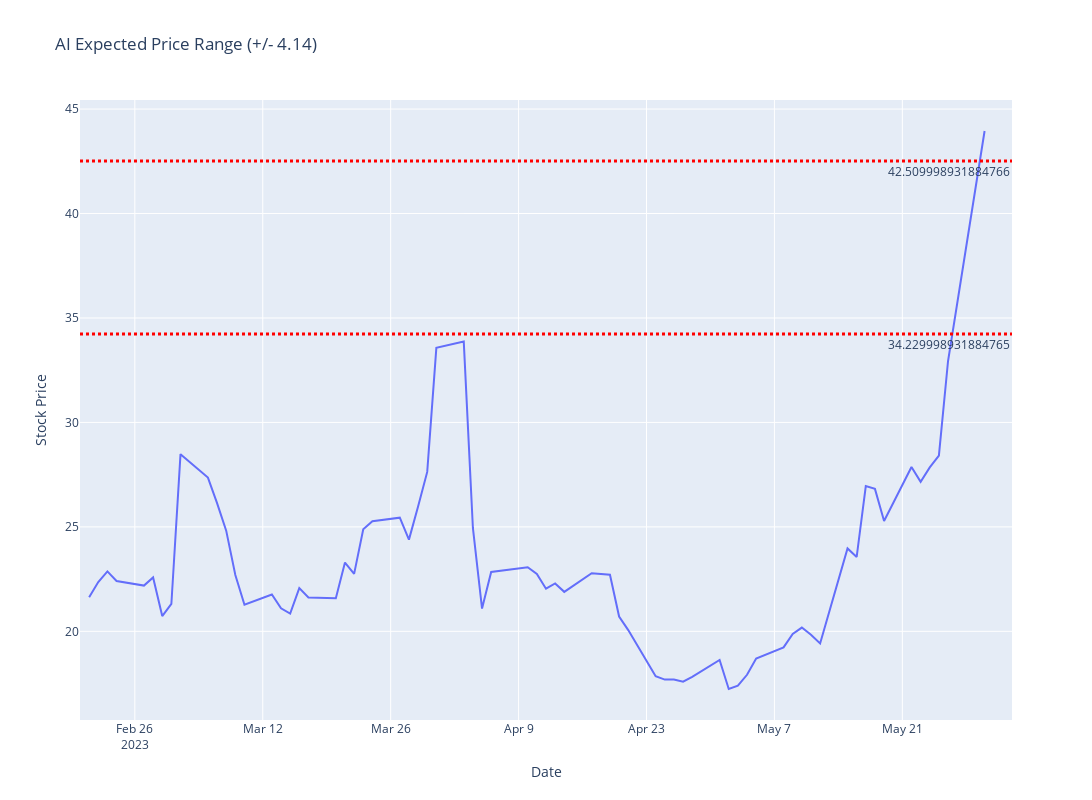

The cell this chart's notebook holds for it:
### Code cell
expected_move_IV("AI", 50, 0.0525, "2023-06-02", 1.53, "C")
